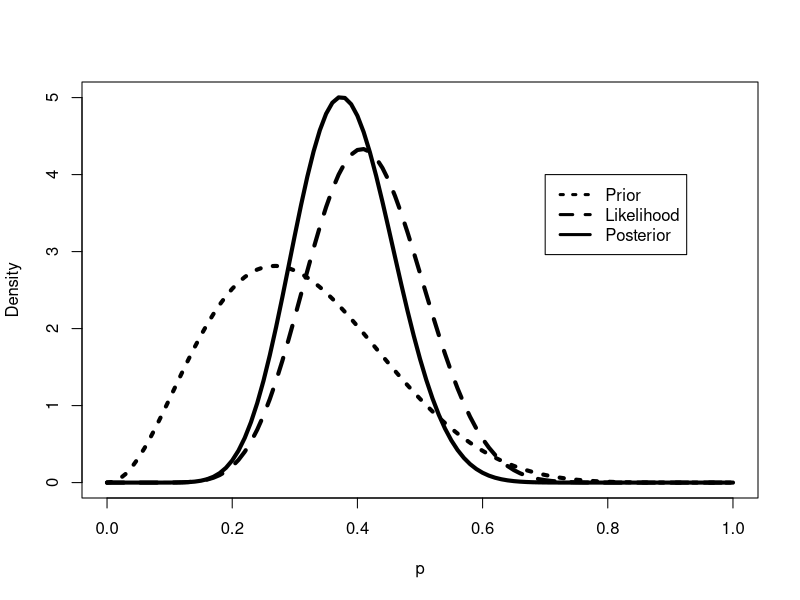
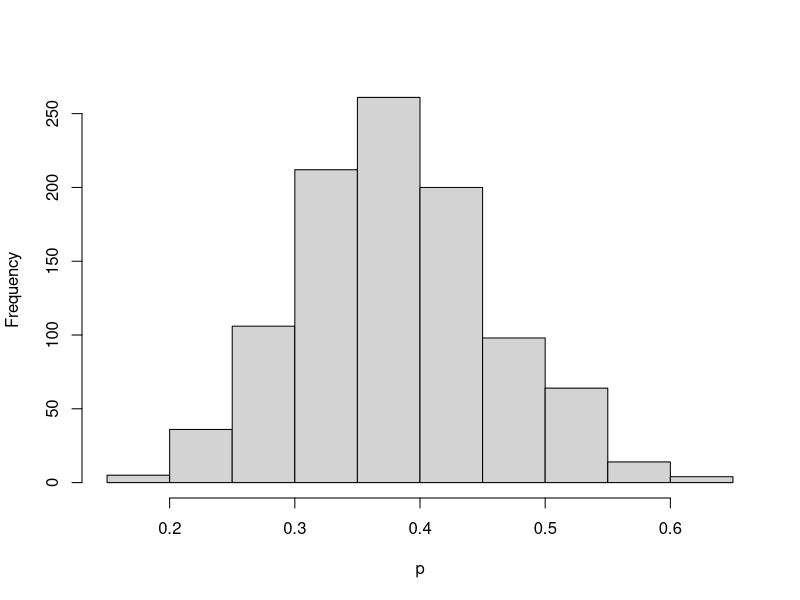
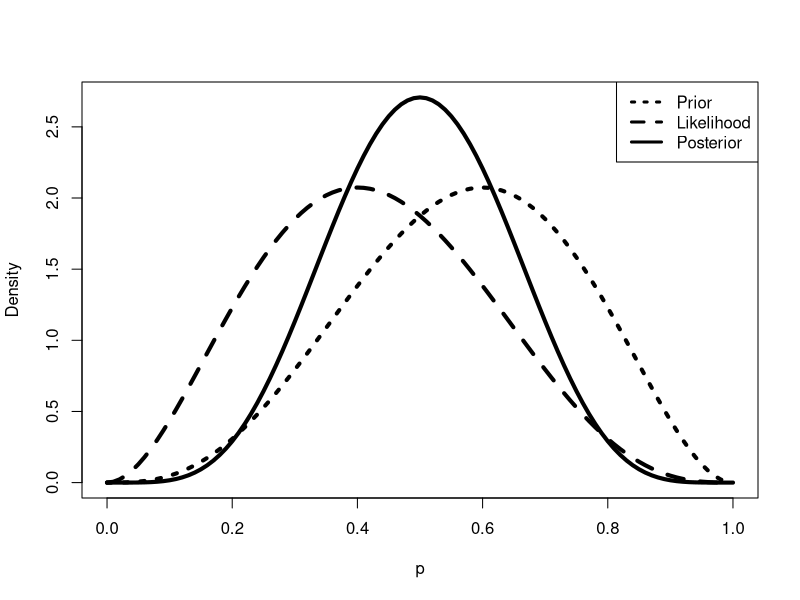

The R script that drew these images, in order:
###################################################
##### college student sleeping time             ###
###################################################


library(lattice)
library(LearnBayes)

## prior: beta distribution

quantile2=list(p=.9,x=.5)
quantile1=list(p=.5,x=.3)
para=beta.select(quantile1,quantile2)

a = para[1]
b = para[2]

s = 11
f = 16
curve(dbeta(x,a+s,b+f), from=0, to=1,xlab="p",ylab="Density",lty=1,lwd=4)
curve(dbeta(x,s+1,f+1),add=TRUE,lty=2,lwd=4)
curve(dbeta(x,a,b),add=TRUE,lty=3,lwd=4)
legend(.7,4,c("Prior","Likelihood","Posterior"),lty=c(3,2,1),lwd=c(3,3,3))

1 - pbeta(0.5, a + s, b + f)
qbeta(c(0.05, 0.95), a + s, b + f)


#simulate the posterior distribution

ps = rbeta(1000, a + s, b + f)
hist(ps,xlab="p",main="")
sum(ps >= 0.5)/1000
quantile(ps, c(0.05, 0.95))


#################################################
#  compare different cases                      #
#                                               #
#################################################

alpha = 4
beta = 3
y = 2
n = 5
curve(dbeta(x,alpha+y,beta+n-y), from=0, to=1,xlab="p",ylab="Density",lty=1,lwd=4)
curve(dbeta(x,y+1,n-y+1),add=TRUE,lty=2,lwd=4)
curve(dbeta(x,alpha,beta),add=TRUE,lty=3,lwd=4)
legend("topright",c("Prior","Likelihood","Posterior"),lty=c(3,2,1),lwd=c(3,3,3))

ps = rbeta(10000, alpha+y, beta+n-y)
mean(ps)
var(ps)
sd(ps)
